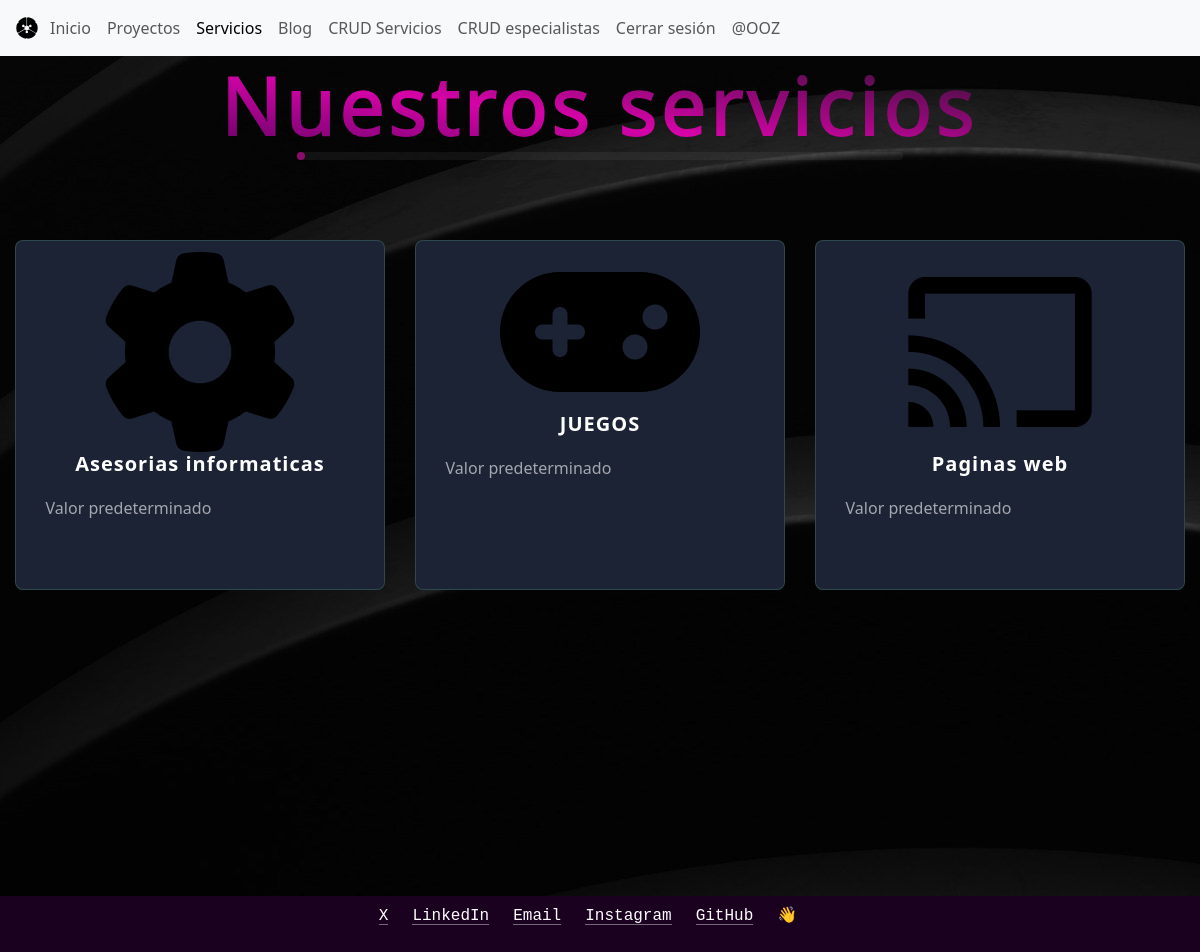
The page /blog/servicios/ (signed in) on the database its author committed.
### blog/models.py (models this page shows, shortened)
class Servicio(models.Model):
    nombre = models.CharField(max_length=50)
    Imagen = models.ImageField(upload_to="servicios",null=True)
    descripcion=models.TextField()
    informacion = models.CharField(max_length=100, default='Valor predeterminado')

### blog/views.py (the view)
# urls.py: path("servicios/", views.servicios, name="servicios"),
def servicios(request):
    servicios = Servicio.objects.all()
    data={
        'servicios': servicios
    }
    context = {}
    return render(request, 'pages/servicios.html', data)

### blog/templates/pages/servicios.html (shortened to what this page needs)
<!DOCTYPE html>
<html lang="en">
<head>
    {% load static %}
    <link rel="stylesheet" href="{% static 'css/bootstrap.min.css' %}">
    <link rel="stylesheet" href="{% static 'css/custom.css' %}">
    <link rel="stylesheet" href="https://cdnjs.cloudflare.com/ajax/libs/font-awesome/6.5.2/css/all.min.css">
</head>
<body>
    <header>
        <nav class="navbar navbar-expand-lg bg-body-tertiary">
            <div class="container-fluid">
                <img src="{% static 'img/icono.svg' %}" alt="Bootstrap" width="30" height="24">
                <div class="collapse navbar-collapse" id="navbarSupportedContent">
                    <ul class="navbar-nav me-auto mb-2 mb-lg-0">
                        <li class="nav-item">
                            <a class="nav-link" aria-current="page" href="{% url 'index' %}">Inicio</a>
                        </li>
                        <li class="nav-item">
                            <a class="nav-link" href="{% url 'proyectos' %}">Proyectos</a>
                        </li>
                        <li class="nav-item">
                            <a class="nav-link active" href="{% url 'servicios' %}">Servicios</a>
                        </li>
                        <li class="nav-item">
                            <a class="nav-link" href="{% url 'blog' %}">Blog</a>
                        </li>
                        {% if perms.blog.add_servicio %}
                        <li class="nav-item">
                          <a class="nav-link" href="{% url 'listar_servicio' %} ">CRUD Servicios</a>
                        </li>
                        <li class="nav-item">
                            <a class="nav-link" href="{% url 'listar_profesional' %} ">CRUD especialistas</a>
                        </li>
                        {% endif %}
                        {% if user.is_authenticated %}
                        <li class="nav-item">
                            <a class="nav-link" href="#" onclick="event.preventDefault(); document.getElementById('logout-form').submit();">
                                Cerrar sesión
                            </a>
                        </li>
                        <li class="nav-item">
                            <a class="nav-link" href="#">@{{ user.username }}</a>
                        </li>
                        {% else %}
                        <li class="nav-item">
                            <a class="nav-link" href="{% url 'login' %}">Iniciar sesión</a>
                        </li>
                        {% endif %}
                    </ul>
                </div>
            </div>
        </nav>
    </header>
    <main>
        <div class="contenedor">
            <div class="service-wrapper">
                <div class="servicio">
                    <h1 class="titulo-servicio">Nuestros servicios<span></span></h1>
                    <div class="cartas">
                    {% for p in servicios%}
                        <div class="carta" data-mensaje="{{p.descripcion}}">
                            {% if p.Imagen %}
                            <img src="{{ p.Imagen.url }}" alt="{{ p.nombre }}" class="j">
                            {% endif %}
                            <h2>{{p.nombre}}</h2>
                            <p>{{p.informacion}}</p>
                        </div>
                    {% endfor %}
                    </div>
                </div>
            </div>
        </div>
    </main>
    <footer>
        <div class="footer">
            <ul>
                <li><a href="#">X</a></li>
                <li><a href="#">LinkedIn</a></li>
                <li><a href="#">Email</a></li>
                <li><a href="#">Instagram</a></li>
                <li><a href="#">GitHub</a></li>
                <li><p>👋</p></li>
            </ul>
        </div>
    </footer>
</body>
</html>

### blog/static/css/custom.css (style rules this page uses)
*, *::before, *::after { box-sizing: border-box; }
body { margin: 0; padding: 0; background-image: url(../img/fondo1.jpg); color: #572364; box-sizing: border-box; }
.contenedor { min-height: 100vh; width: 100%; margin-bottom: 2vh; }
.servicio { display: flex; flex-direction: column; align-items: center; }
.titulo-servicio { color: #fff; font-size: 5rem; -webkit-text-stroke-width: 2px; -webkit-text-stroke-color: transparent; letter-spacing: 4px; background-color: rgb(4, 52, 83); background: linear-gradient(8deg,rgb(97, 3, 100) 0%,rgb(214, 3, 168)41%, rgba(41,17,45,1)100%); -webkit-background-clip: text; -webkit-text-fill-color: transparent; position: relative; }
.titulo-servicio::after { content: ""; position: absolute; top: 100%; left: 10%; height: 8px; width: 80%; border-radius: 8px; background-color : rgba(255, 255, 255, .05); }
.titulo-servicio span { position: absolute; top: 100%; left: 10%; height: 8px; width: 8px; border-radius: 50%; background-color: #850063; animation: anim 3s linear infinite; }
.cartas { display: grid; grid-template-columns: repeat(3,1fr); gap: 30px; margin-top: 80px; }
.carta { height: 350px; width: 370px; background-color: #1c2335; padding: 3% 8%; border: 0.2px solid rgba(114,226,174,0.2); border-radius: 8px; transition: .6s; display: flex; align-items: center; flex-direction: column; position: relative; overflow: hidden; }
.carta:after { content: ""; position: absolute; top: 150%; left: -200px; width: 120%; transform: rotate(50deg); background-color: #bc13fe; height: 18px; filter: blur(30px); opacity: 0.5; transition: 1s; }
.carta h2 { color: #fff; font-size: 20px; font-weight: 600; letter-spacing: 1px; }
.carta p { text-align: left; width: 100%; margin: 12px 0; color: rgba(255, 255, 255, .6); }
.footer { display: flex; justify-content: center; align-items: center; height: 7vh; margin-top: 5vh; width: 100%; background-color: #1a0120; line-height: 1.3; font-family: Menlo, monospace; display: grid; }
.footer ul { display: flex; justify-content: center; list-style-type: none; padding: 0; margin: 0 auto; }
.footer li { margin-right: 24px; justify-content: center; }
.footer a { color: white; text-decoration: none; box-shadow: inset 0 -1px 0 hsla(0, 0%, 100%, 0.4); }
.footer li:last-child { grid-column: 1 / 2; grid-row: 1 / 2; }

### rows shown on the page
Servicio: Imagen (picture), nombre "Asesorias informaticas", informacion "Valor predeterminado"
Servicio: Imagen (picture), nombre "JUEGOS", informacion "Valor predeterminado"
Servicio: Imagen (picture), nombre "Paginas web", informacion "Valor predeterminado"

### other values the page prints
{{ user.username }} "OOZ"
